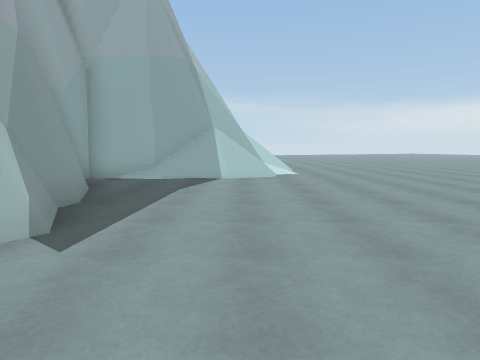
View 1 (above)

12 first-person views from a walk through a 3-D level made in the Unity game engine. The camera is 1.5 m above the floor, tilts 6° down and sees 75° across. The floor is counted in squares, 1.8 m on a side. Each view is taken from the middle of a square. On the plan, view 1 faces up. The plan holds only what a view shows up to about 11 squares ahead; the rest is blank. The place goes on beyond the plan. The player is left out.

View 2
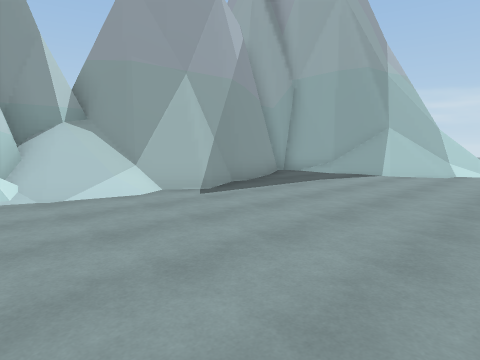

View 3
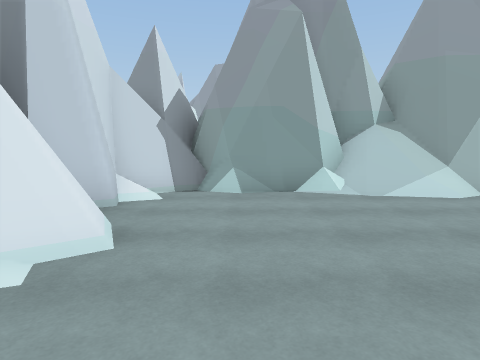

View 4
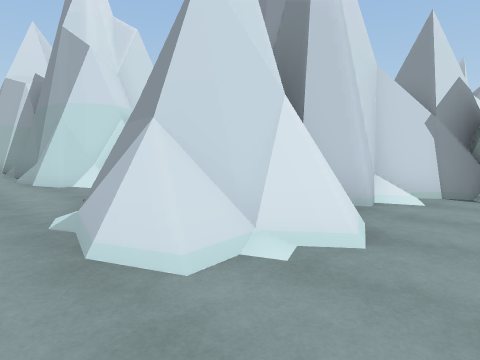

View 5
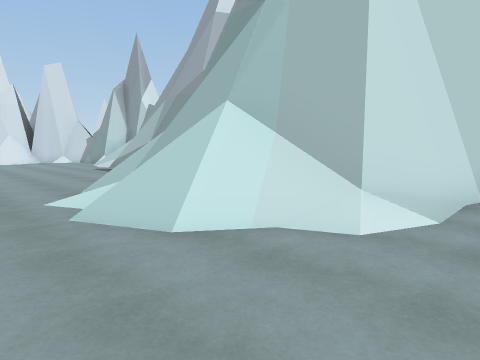

View 6
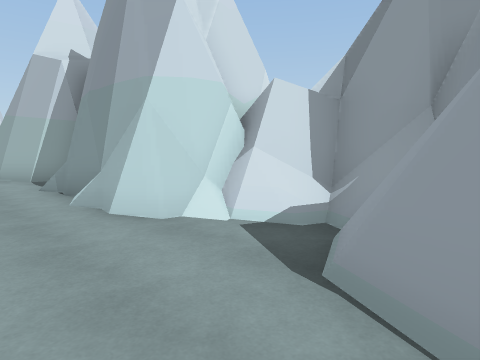

View 7
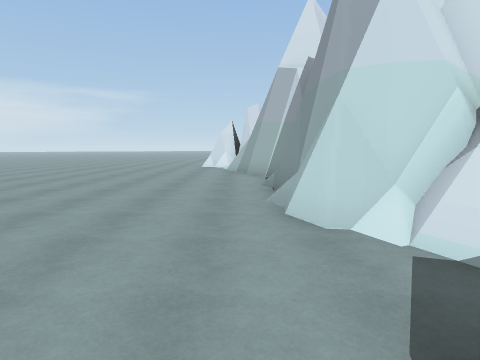

View 8
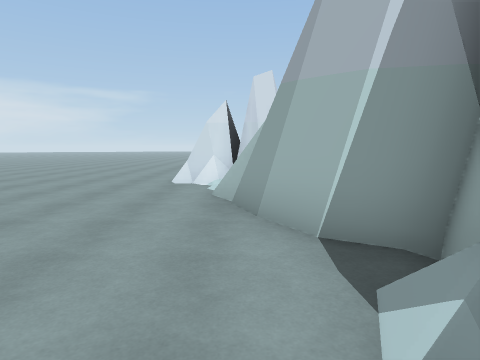

View 9
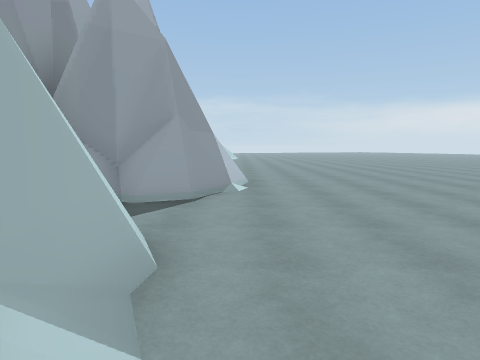

View 10
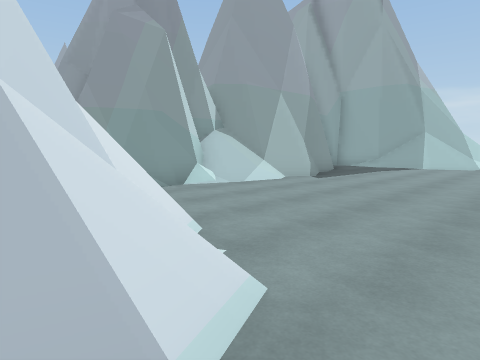

View 11
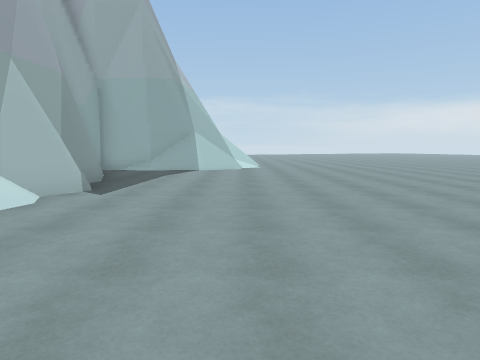

View 12
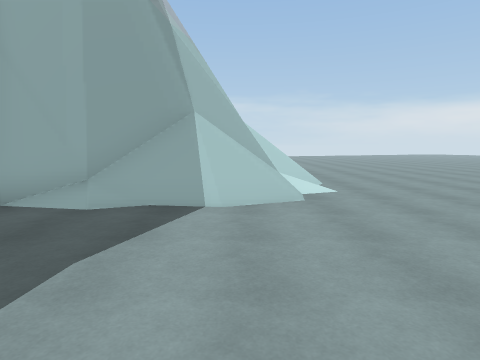

### Floor plan
Key: @ floor where view 1 was taken; # wall or solid block; . main floor; : floor 0.25 m higher than the main floor; / step, stairs or slope; = window, fence, low wall or low ledge.
Columns run from 4 left of view 1 to 3 right of it. Each row starts with its distance up from view 1.
 15    .....
 14  ##//...
 13   ###...
 12    ##=..
 11    ##=..
 10    #=/..
  9 #####/..
  8 #.......
  7 #.......
  6 ##......
  5  #......
  4  #......
  3 ##:.....
  2 #=......
  1 #/......
  0 #/..@...
 -1 ##......
 -2 ##......
 -3  #..=...
 -4  ##/##=.
 -5   #####.
 -6    ###..
 -7    ###..
 -8   ##/...
 -9   ###=..
-10    ###..
-11      #..
-12      #..
-13     ##..
-14     #...
-15     ##..
-16      ##.
-17       #.
-18       =.
-19       ##

Positions as (right, up) in squares from view 1, and headings:
1: (0, 0), facing up
2: (3, -1), facing up-left
3: (3, -2), facing left
4: (3, -2), facing down-left
5: (3, 15), facing down-left
6: (3, -6), facing down-left
7: (2, -6), facing down
8: (2, -12), facing down
9: (2, -12), facing up
10: (3, -5), facing up-left
11: (1, -3), facing up
12: (0, 4), facing up
